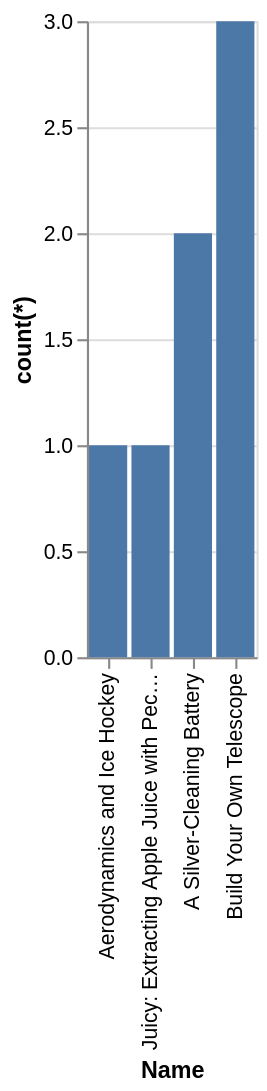

Specify this chart in Vega-Lite:
### Vega-Lite specification from a JSON file in a GitHub repository (floating-point values rounded to 4 significant figures)
{"data": {"values": [{"x_data": "Aerodynamics and Ice Hockey", "y_data": 1}, {"x_data": "Juicy: Extracting Apple Juice with Pectinase", "y_data": 1}, {"x_data": "A Silver-Cleaning Battery", "y_data": 2}, {"x_data": "Build Your Own Telescope", "y_data": 3}]}, "mark": "bar", "encoding": {"x": {"field": "x_data", "type": "nominal", "title": "Name", "sort": {"op": "sum", "field": "y_data", "order": "ascending"}}, "y": {"field": "y_data", "type": "quantitative", "title": "count(*)"}}}
